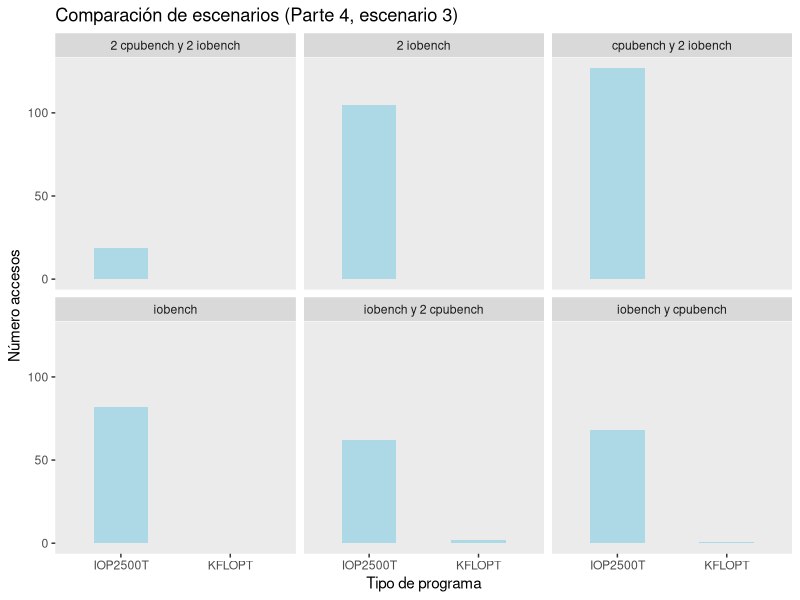

The R source for this figure:
######### Ejecucion #########

#> $ Rscript plot.R

######### Packages  #########
packages <- c("readxl", "tseries", "dynlm", "mFilter", "ggplot2", "dplyr")
sapply(packages, require, character.only = TRUE)

######### bases #########

# cpubench <- read.table("cpubench.txt", quote="\"", comment.char="")
# c0 <- mean(cpubench[,2])

cpubench_2iobench <- read.table("cpubench_2iobench.txt", quote="\"", comment.char="")
c1 <- filter(cpubench_2iobench, V3 == "KFLOPT")
c1 <- mean(c1[,2])

i1 <- filter(cpubench_2iobench, V3 == "IOP2500T")
i1 <- mean(i1[,2])
i1 

# cpubench2 <- read.table("2cpubench.txt", quote="\"", comment.char="")
# c2 <- mean(cpubench2[,2])

cpubench2_2iobench <- read.table("2cpubench_2iobench.txt", quote="\"", comment.char="")
c3 <- filter(cpubench2_2iobench, V3 == "KFLOPT")
c3 <- mean(c3[,2])

i3 <- filter(cpubench2_2iobench, V3 == "IOP2500T")
i3 <- mean(i3[,2])

iobench <- read.table("iobench.txt", quote="\"", comment.char="")
i4 <- filter(iobench, V3 == "IOP2500T")
i4 <- mean(i4[,2])

iobench_2cpubench <- read.table("iobench_2cpubench.txt", quote="\"", comment.char="")
c5 <- filter(iobench_2cpubench, V3 == "KFLOPT")
c5 <- mean(c5[,2])

i5 <- filter(iobench_2cpubench, V3 == "IOP2500T")
i5 <- mean(i5[,2])

iobench_cpubench <- read.table("iobench_cpubench.txt", quote="\"", comment.char="")
c6 <- filter(iobench_cpubench, V3 == "KFLOPT")
c6 <- mean(c6[,2])

i6 <- filter(iobench_cpubench, V3 == "IOP2500T")
i6 <- mean(i6[,2])

iobench2 <- read.table("2iobench.txt", quote="\"", comment.char="")
i7 <- filter(iobench2, V3 == "IOP2500T")
i7 <- mean(i7[,2])

escenarios <- c("cpubench_2iobench(c1)","cpubench_2iobench(i1)", "cpubench2_2iobench(c3)",
                "cpubench2_2iobench(i3)", "iobench(4)", "iobench_2cpubench(c5)", "iobench_2cpubench(i5)",
                "iobench_cpubench(c6)", "iobench_cpubench(i6)", "cpubench2")
promedios <- c(c(c1,i1), c(c3,i3), c(i4), c(c5,i5), c(c6,i6), c(i7))

table <- data.frame(escenarios, promedios)
table

######### plot y .png #########

png(file = "plot_part4_es3.png")
bind_rows("cpubench y 2 iobench" = cpubench_2iobench,
          "2 cpubench y 2 iobench" = cpubench2_2iobench,
          "iobench" = iobench, "iobench y 2 cpubench" = iobench_2cpubench,
          "iobench y cpubench" = iobench_cpubench, "2 iobench" = iobench2,
          .id = "id") %>%
    ggplot(mapping = aes(x = V3)) +
        geom_bar(width=0.5, fill='lightblue') +
        facet_wrap(~id) +
        theme(panel.grid = element_blank()) +
        labs(title = "Comparación de escenarios (Parte 4, escenario 3)", y = "Número accesos", x= "Tipo de programa") 
dev.off()
